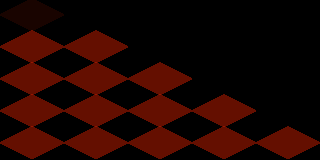

This game map was drawn from its Tiled (.tmx) file and the tilesets committed beside it. A one-line description and the trimmed map source follow:
An orthogonal 5x5 tile map with 64x32 px tiles, 1 tile layer (collision), 2 tilesets.

<map version="1.0" orientation="orthogonal" renderorder="right-down" width="5" height="5" tilewidth="64" tileheight="32" nextobjectid="1">
 <tileset firstgid="1" name="test_tiled" tilewidth="64" tileheight="64" spacing="2" margin="2">
  <image source="test_tiled.png" width="512" height="1024" />
 </tileset>
 <tileset firstgid="106" name="collision" tilewidth="64" tileheight="64" spacing="2" margin="2">
  <image source="collision.png" width="128" height="256" />
 </tileset>
 <layer name="collision" width="5" height="5">
  <data>[25 cells, 15 non-empty, 1 distinct tile ids]</data>
 </layer>
</map>